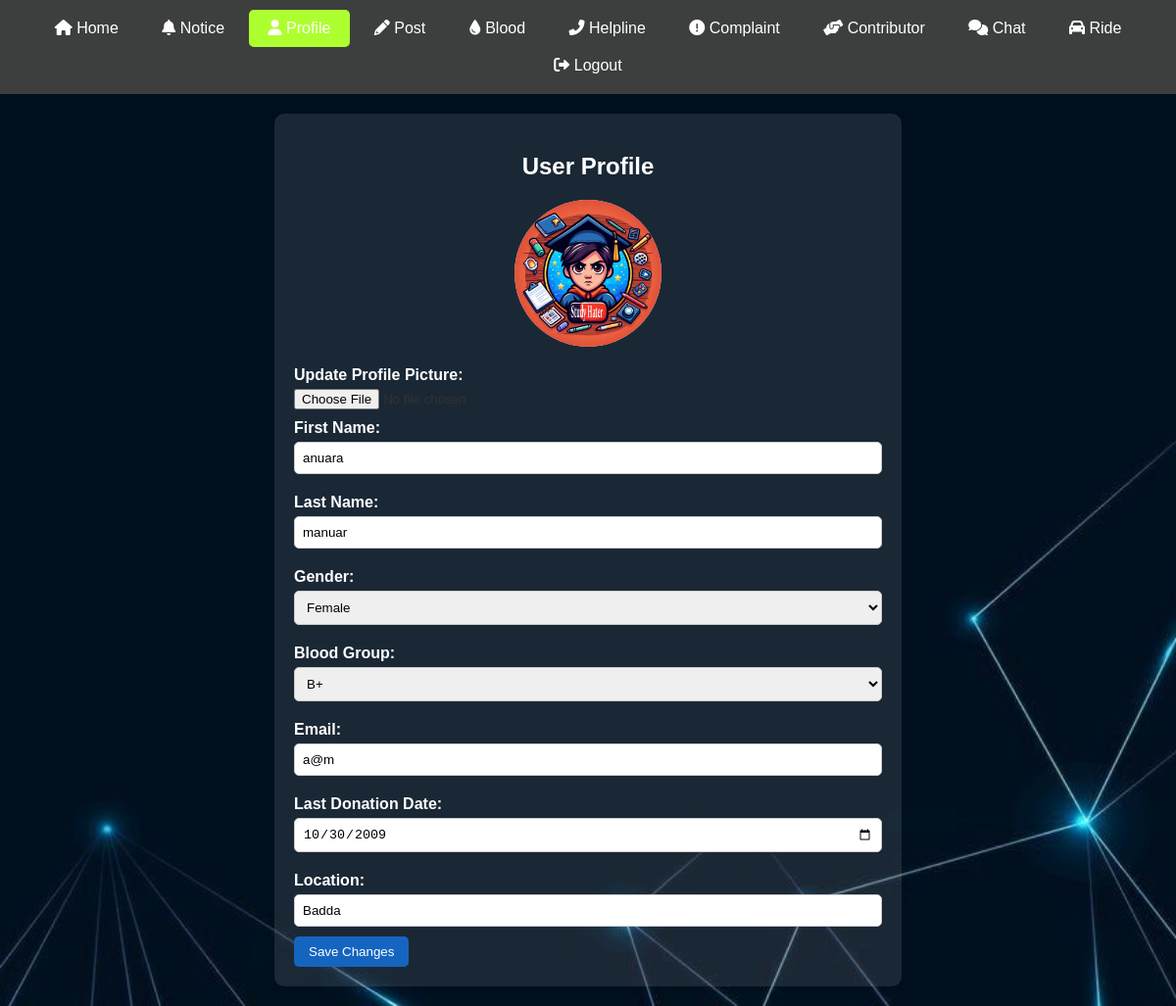
The page /profile.php (signed in) on the database its author committed.
### tables this page shows
CREATE TABLE `donors` (
  `first_name` varchar(30) NOT NULL,
  `last_name` varchar(10) NOT NULL,
  `gender` enum('Male','Female','Other') NOT NULL,
  `blood_group` enum('A+','A-','B+','B-','AB+','AB-','O+','O-') NOT NULL,
  `mobile_number` int(11) NOT NULL,
  `email` varchar(30) NOT NULL,
  `last_donation_date` date NOT NULL,
  `location` enum('Badda','Natun Bazar','Mirpur') NOT NULL,
  `password` varchar(500) NOT NULL,
  `reward` int(11) NOT NULL,
  `profilepicture` longblob NOT NULL
);

### profile.php (the view, shortened to what this page needs)
<!DOCTYPE html>
<html lang="en">
<head>
    <link rel="stylesheet" href="https://cdnjs.cloudflare.com/ajax/libs/font-awesome/6.0.0-beta3/css/all.min.css">
</head>
<body>
<div class="menu-bar">
        <a href="user_newsfeed.php"><i class="fas fa-home"></i> Home</a>
        <a href="usernotice.php"><i class="fas fa-bell"></i> Notice</a>
        <a href="profile.php"><i class="fas fa-user"></i> Profile</a>
        <a href="postview.php"><i class="fas fa-pencil-alt"></i> Post</a>
        <a href="search.php"><i class="fas fa-tint"></i> Blood</a>
        <a href="helpline.php"><i class="fas fa-phone-alt"></i> Helpline</a>
        <a href="complains.php"><i class="fas fa-exclamation-circle"></i> Complaint</a>
        <a href="contributer.php"><i class="fas fa-hands-helping"></i> Contributor</a>
        <a href="chatting.php"><i class="fas fa-comments"></i> Chat</a>
        <a href="save_ride.php"><i class="fas fa-car"></i> Ride</a>
        <a href="login.html"><i class="fas fa-sign-out-alt"></i> Logout</a>
</div>
<div class="container">
    <h2>User Profile </h2>
    <?php
    if (isset($_SESSION['user_id'])) {
        $servername = "localhost";
        $username = "root";
        $password = "";
        $database = "blood_donors";
        $conn = new mysqli($servername, $username, $password, $database);
        $mobile_number = $_SESSION['user_id'];
        $sql = "SELECT * FROM donors WHERE mobile_number = '$mobile_number'";
        $result = $conn->query($sql);
        if ($result->num_rows > 0) {
            $row = $result->fetch_assoc();
            $first_name = $row['first_name'];
            $last_name = $row['last_name'];
            $gender = $row['gender'];
            $blood_group = $row['blood_group'];
            $email = $row['email'];
            $last_donation_date = $row['last_donation_date'];
            $location = $row['location'];
            ?>
            <div class="profile-picture">
                <?php if(!empty($row['profilepicture'])): ?>
                    <img src="<?php echo $row['profilepicture']; ?>" alt="Profile Picture">
                <?php else: ?>
                    <img src="default_profile_picture.jpg" alt="Default Profile Picture">
                <?php endif; ?>
            </div>
            <form method="post" action="<?php echo htmlspecialchars($_SERVER["PHP_SELF"]); ?>" enctype="multipart/form-data">
                <label for="profile_picture">Update Profile Picture:</label>
                <input type="file" name="profile_picture" id="profile_picture" accept="image/*"><br>
                <label for="first_name">First Name:</label>
                <input type="text" name="first_name" id="first_name" value="<?php echo $first_name; ?>" required><br>
                <label for="last_name">Last Name:</label>
                <input type="text" name="last_name" id="last_name" value="<?php echo $last_name; ?>" required><br>
                <label for="gender">Gender:</label>
                <select name="gender" id="gender" required>
                    <option value="Female" <?php if ($gender === 'Female') echo 'selected'; ?>>Female</option>
                </select><br>
                <label for="blood_group">Blood Group:</label>
                <select name="blood_group" id="blood_group" required>
                    <option value="B+" <?php if ($blood_group === 'B+') echo 'selected'; ?>>B+</option>
                </select><br>
                <label for="email">Email:</label>
                <input type="text" name="email" id="email" value="<?php echo $email; ?>" required><br>
                <label for="last_donation_date">Last Donation Date:</label>
                <input type="date" name="last_donation_date" id="last_donation_date" value="<?php echo $last_donation_date; ?>" required><br>
                <label for="location">Location:</label>
                <input type="text" name="location" id="location" value="<?php echo $location; ?>" required><br>
                <input type="submit" value="Save Changes">
            </form>
            <?php
        } else {
            echo "<p>User not found.</p>";
        }
    } else {
        echo "<p>User session not found.</p>";
    }
    ?>
</div>
</body>
</html>

### profile.php (style rules this page uses)
body { font-family: Arial, sans-serif; margin: 0; padding: 0; background-color: #f0f2f5; color: #333; background-image: url("newblck2.jpg"); background-size: cover; background-position: center; background-attachment: fixed; }
.menu-bar { overflow: hidden; background-color: #3d3f3f; color: #ffffff; text-align: center; padding: 10px 0; position: relative; }
.menu-bar a { display: inline-block; color: #ffffff; padding: 10px 20px; text-decoration: none; }
.container { max-width: 600px; margin: 20px auto; padding: 20px; background-color: #ffffff; border-radius: 10px; box-shadow: 0 0 10px rgba(0, 0, 0, 0.1); background-color: rgba(255, 255, 255, 0.1); }
h2 { text-align: center; margin-bottom: 20px; color: white; }
form { margin-top: 20px; }
label { display: block; margin-bottom: 5px; color: white; font-weight: bold; margin-top: 10px; }
input[type="text"], input[type="date"], select { width: 100%; padding: 8px; margin-bottom: 10px; border: 1px solid #ccc; border-radius: 5px; box-sizing: border-box; }
input[type="submit"] { padding: 8px 15px; border: none; background-color: #1565c0; color: #ffffff; cursor: pointer; border-radius: 5px; }
.profile-picture { width: 150px; height: 150px; border-radius: 50%; margin: 0 auto 20px; overflow: hidden; background-color: #ddd; }
.profile-picture img { width: 100%; height: 100%; object-fit: cover; }
.active-page { background-color: greenyellow; border-radius: 5px; color:black; }

### rows shown on the page
donors: profilepicture (picture), first_name "anuara", last_name "manuar", gender "Female", blood_group "B+", email "a@m", last_donation_date "10/30/2009", location "Badda"
